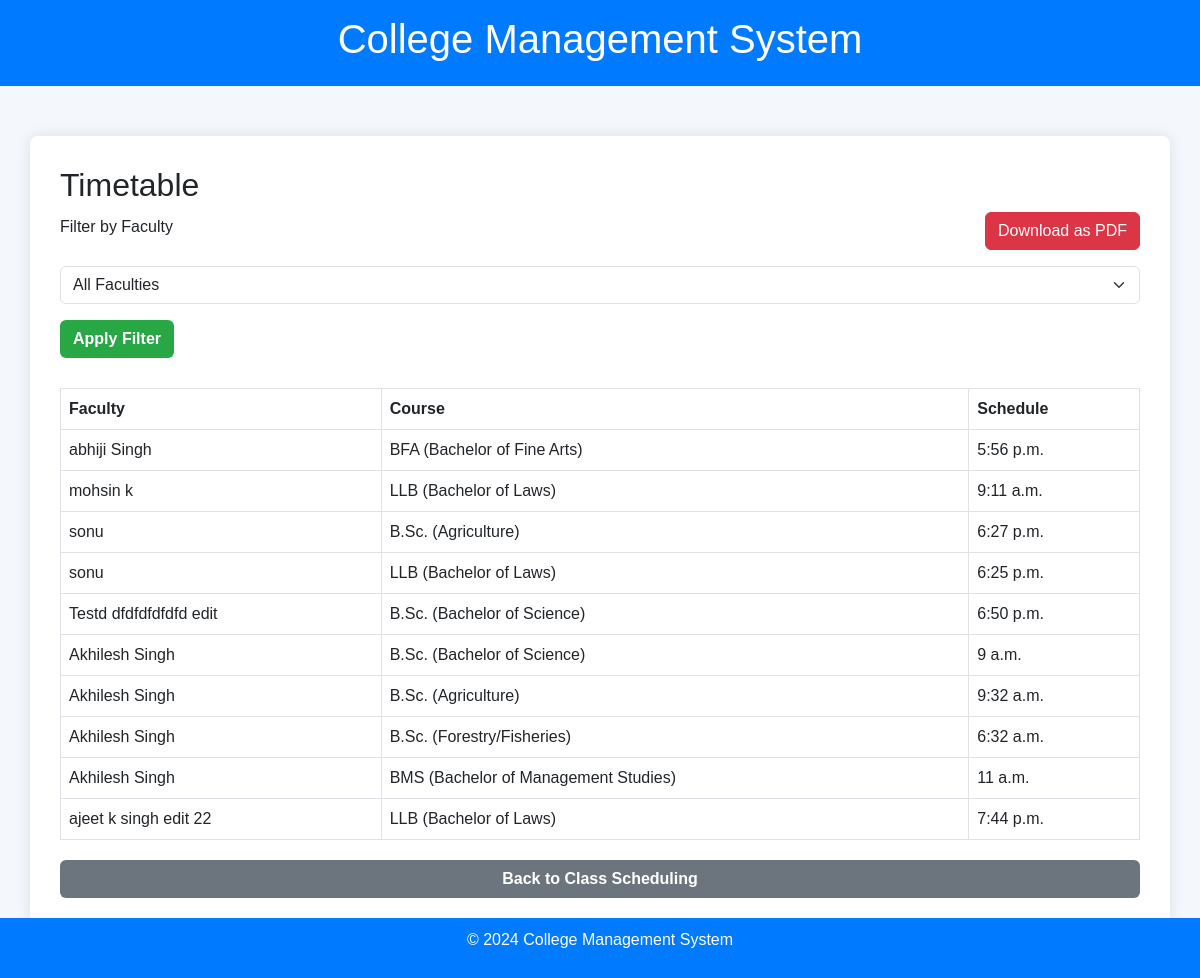
The page /view_timetable/ on the database its author committed.
### core/models.py (models this page shows, shortened)
class Schedule(models.Model):
    faculty = models.ForeignKey(Faculty, on_delete=models.CASCADE)
    course = models.ForeignKey(Course1, on_delete=models.CASCADE)  # Link to Course
    schedule_date = models.DateField(default=datetime.date(2024, 1, 1))
    schedule_time = models.TimeField(default=datetime.time(9, 0))  # Default to 9:00 AM

class Faculty(models.Model):
    name = models.CharField(max_length=100)
    email = models.EmailField(unique=True)
    phone = models.CharField(max_length=15)
    qualification = models.CharField(max_length=200)
    experience = models.PositiveIntegerField(help_text="Experience in years")
    subjects_taught = models.TextField(help_text="List of subjects taught")
    profile_picture = models.ImageField(upload_to='faculty_pictures/', blank=True, null=True)
    avg_rating = models.FloatField(default=0.0)

class Course1(models.Model):
    name = models.CharField(max_length=255)
    description = models.TextField(blank=True, null=True)

### core/views.py (the view, shortened to what this page needs)
# urls.py: path('view_timetable/', views.view_timetable, name='view_timetable'),
def view_timetable(request):
    schedules = Schedule.objects.all()
    faculty_id = request.GET.get('faculty')
    if faculty_id:
        schedules = schedules.filter(faculty_id=faculty_id)
    faculty_members = Faculty.objects.all()
    return render(request, 'faculty/view_timetable.html', {
        'schedules': schedules,
        'faculty_members': faculty_members,
        'selected_faculty_id': faculty_id,  # Pass the selected faculty ID to maintain the filter state
    })

### core/templates/faculty/view_timetable.html (shortened to what this page needs)
<!DOCTYPE html>
<html lang="en">
<head>
    <link href="https://cdn.jsdelivr.net/npm/bootstrap@5.3.0-alpha1/dist/css/bootstrap.min.css" rel="stylesheet">
</head>
<body>
    <header>
        <div class="container">
            <h1>College Management System</h1>
        </div>
    </header>
    <div class="container content-section">
        <div class="form-container">
            <h2>Timetable</h2>
            <form method="GET" action="{% url 'view_timetable' %}">
                 <div class="mb-3 d-flex align-items-center justify-content-between">
        <label for="faculty" class="form-label">Filter by Faculty</label>
        <button type="submit" name="export_pdf" value="1" class="btn btn-danger">Download as PDF</button>
    </div>
                <div class="mb-3">
                    <select id="faculty" name="faculty" class="form-select">
                        <option value="">All Faculties</option>
                    </select>
                </div>
                <button type="submit" class="btn btn-submit">Apply Filter</button>
            </form>
            <div class="table-container">
                <table class="table table-bordered mt-3">
                    <thead>
                        <tr>
                            <th>Faculty</th>
                            <th>Course</th>
                            <th>Schedule</th>
                        </tr>
                    </thead>
                    <tbody>
                        {% for schedule in schedules %}
                        <tr>
                            <td>{{ schedule.faculty.name }}</td>
                            <td>{{ schedule.course.name }}</td>
                            <td>{{ schedule.schedule_time }}</td>
                        </tr>
                        {% empty %}
                        <tr>
                            <td colspan="3">No classes scheduled yet.</td>
                        </tr>
                        {% endfor %}
                    </tbody>
                </table>
            </div>
            <a href="{% url 'class_scheduling' %}" class="btn btn-back">Back to Class Scheduling</a>
        </div>
    </div>
    <footer>
        <p>© 2024 College Management System</p>
    </footer>
</body>
</html>

### core/templates/faculty/view_timetable.html (style rules this page uses)
body { font-family: 'Arial', sans-serif; background-color: #f4f7fc; }
header { background-color: #007bff; color: white; padding: 15px 0; text-align: center; }
footer { background-color: #007bff; color: white; padding: 10px 0; text-align: center; position: fixed; width: 100%; bottom: 0; }
.content-section { padding: 50px 0; }
.form-container { background-color: white; padding: 30px; border-radius: 8px; box-shadow: 0 0 15px rgba(0, 0, 0, 0.1); }
.table-container { margin-top: 30px; }
.btn-submit { background-color: #28a745; color: white; font-weight: bold; }
.btn-back { background-color: #6c757d; color: white; font-weight: bold; margin-top: 20px; display: block; width: 100%; }

### rows shown on the page
Schedule: faculty.name "abhiji Singh", course.name "BFA (Bachelor of Fine Arts)", schedule_time "5:56 p.m."
Schedule: faculty.name "mohsin k", course.name "LLB (Bachelor of Laws)", schedule_time "9:11 a.m."
Schedule: faculty.name "sonu", course.name "B.Sc. (Agriculture)", schedule_time "6:27 p.m."
Schedule: faculty.name "sonu", course.name "LLB (Bachelor of Laws)", schedule_time "6:25 p.m."
Schedule: faculty.name "Testd dfdfdfdfdfd edit", course.name "B.Sc. (Bachelor of Science)", schedule_time "6:50 p.m."
Schedule: faculty.name "Akhilesh Singh", course.name "B.Sc. (Bachelor of Science)", schedule_time "9 a.m."
Schedule: faculty.name "Akhilesh Singh", course.name "B.Sc. (Agriculture)", schedule_time "9:32 a.m."
Schedule: faculty.name "Akhilesh Singh", course.name "B.Sc. (Forestry/Fisheries)", schedule_time "6:32 a.m."
Schedule: faculty.name "Akhilesh Singh", course.name "BMS (Bachelor of Management Studies)", schedule_time "11 a.m."
Schedule: faculty.name "ajeet k singh edit 22", course.name "LLB (Bachelor of Laws)", schedule_time "7:44 p.m."
